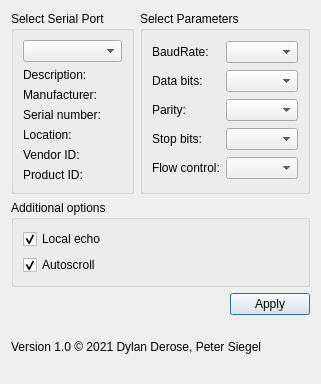
<?xml version="1.0" encoding="UTF-8"?>
<ui version="4.0">
 <class>SettingsDialog</class>
 <widget class="QDialog" name="SettingsDialog">
  <property name="geometry">
   <rect>
    <x>0</x>
    <y>0</y>
    <width>321</width>
    <height>384</height>
   </rect>
  </property>
  <property name="windowTitle">
   <string>Settings</string>
  </property>
  <layout class="QGridLayout" name="gridLayout_3">
   <item row="0" column="1">
    <widget class="QGroupBox" name="parametersBox">
     <property name="title">
      <string>Select Parameters</string>
     </property>
     <layout class="QGridLayout" name="gridLayout_2">
      <item row="0" column="0">
       <widget class="QLabel" name="baudRateLabel">
        <property name="text">
         <string>BaudRate:</string>
        </property>
       </widget>
      </item>
      <item row="0" column="1">
       <widget class="QComboBox" name="baudRateBox"/>
      </item>
      <item row="1" column="0">
       <widget class="QLabel" name="dataBitsLabel">
        <property name="text">
         <string>Data bits:</string>
        </property>
       </widget>
      </item>
      <item row="1" column="1">
       <widget class="QComboBox" name="dataBitsBox"/>
      </item>
      <item row="2" column="0">
       <widget class="QLabel" name="parityLabel">
        <property name="text">
         <string>Parity:</string>
        </property>
       </widget>
      </item>
      <item row="2" column="1">
       <widget class="QComboBox" name="parityBox"/>
      </item>
      <item row="3" column="0">
       <widget class="QLabel" name="stopBitsLabel">
        <property name="text">
         <string>Stop bits:</string>
        </property>
       </widget>
      </item>
      <item row="3" column="1">
       <widget class="QComboBox" name="stopBitsBox"/>
      </item>
      <item row="4" column="0">
       <widget class="QLabel" name="flowControlLabel">
        <property name="text">
         <string>Flow control:</string>
        </property>
       </widget>
      </item>
      <item row="4" column="1">
       <widget class="QComboBox" name="flowControlBox"/>
      </item>
     </layout>
    </widget>
   </item>
   <item row="2" column="0" colspan="2">
    <layout class="QHBoxLayout" name="horizontalLayout">
     <item>
      <spacer name="horizontalSpacer">
       <property name="orientation">
        <enum>Qt::Horizontal</enum>
       </property>
       <property name="sizeHint" stdset="0">
        <size>
         <width>96</width>
         <height>20</height>
        </size>
       </property>
      </spacer>
     </item>
     <item>
      <widget class="QPushButton" name="applyButton">
       <property name="text">
        <string>Apply</string>
       </property>
      </widget>
     </item>
    </layout>
   </item>
   <item row="1" column="0" colspan="2">
    <widget class="QGroupBox" name="additionalOptionsGroupBox">
     <property name="title">
      <string>Additional options</string>
     </property>
     <layout class="QVBoxLayout" name="verticalLayout">
      <item>
       <widget class="QCheckBox" name="localEchoCheckBox">
        <property name="text">
         <string>Local echo</string>
        </property>
        <property name="checked">
         <bool>true</bool>
        </property>
       </widget>
      </item>
      <item>
       <widget class="QCheckBox" name="autoscrollCheckBox">
        <property name="enabled">
         <bool>true</bool>
        </property>
        <property name="text">
         <string>Autoscroll</string>
        </property>
        <property name="checked">
         <bool>true</bool>
        </property>
       </widget>
      </item>
     </layout>
    </widget>
   </item>
   <item row="0" column="0">
    <widget class="QGroupBox" name="selectBox">
     <property name="title">
      <string>Select Serial Port</string>
     </property>
     <layout class="QGridLayout" name="gridLayout">
      <item row="0" column="0">
       <widget class="QComboBox" name="serialPortInfoListBox"/>
      </item>
      <item row="1" column="0">
       <widget class="QLabel" name="descriptionLabel">
        <property name="text">
         <string>Description:</string>
        </property>
       </widget>
      </item>
      <item row="2" column="0">
       <widget class="QLabel" name="manufacturerLabel">
        <property name="text">
         <string>Manufacturer:</string>
        </property>
       </widget>
      </item>
      <item row="3" column="0">
       <widget class="QLabel" name="serialNumberLabel">
        <property name="text">
         <string>Serial number:</string>
        </property>
       </widget>
      </item>
      <item row="4" column="0">
       <widget class="QLabel" name="locationLabel">
        <property name="text">
         <string>Location:</string>
        </property>
       </widget>
      </item>
      <item row="5" column="0">
       <widget class="QLabel" name="vidLabel">
        <property name="text">
         <string>Vendor ID:</string>
        </property>
       </widget>
      </item>
      <item row="6" column="0">
       <widget class="QLabel" name="pidLabel">
        <property name="text">
         <string>Product ID:</string>
        </property>
       </widget>
      </item>
     </layout>
    </widget>
   </item>
   <item row="3" column="0" colspan="2">
    <widget class="QLabel" name="label">
     <property name="text">
      <string>Version 1.0 © 2021 Dylan Derose, Peter Siegel </string>
     </property>
    </widget>
   </item>
  </layout>
 </widget>
 <resources/>
 <connections/>
</ui>
